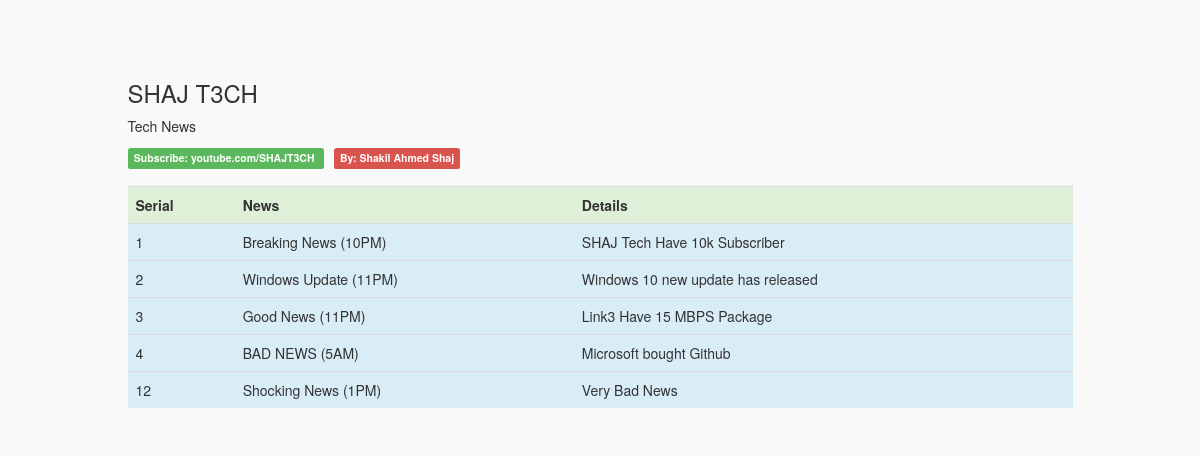
The page / on the database its author committed.
### tables this page shows
CREATE TABLE IF NOT EXISTS `mytab` (
  `id` int(11) NOT NULL AUTO_INCREMENT,
  `title` text NOT NULL,
  `news` text NOT NULL,
  `time` text NOT NULL,
  PRIMARY KEY (`id`)
);

### index.php (the view, shortened to what this page needs)
<!DOCTYPE html>
<html lang="en">
<head>
    <link href="ext/bootstrap.min.css" rel="stylesheet">
</head>
<body style="background-color: #f9f9f9">
<div class="container">
    <div class="row">
        <div class="col-md-10" style="margin-top: 60px">
            <h3>SHAJ T3CH</h3><p>Tech News</p>
            <span class="label label-success"> Subscribe: youtube.com/SHAJT3CH </span>
            <span class="label label-danger" style="margin-left: 10px; margin-right: 10px;"> By: Shakil Ahmed Shaj </span>
            <?php
    $connection = mysqli_connect("localhost","SHAJ","2512","shaj_api")
    or die("Error " . mysqli_error($connection));
    $sql = "select * from mytab";
    $result = mysqli_query($connection, $sql)
    or die("Error in Selecting " . mysqli_error($connection));
    while($row =mysqli_fetch_assoc($result))
    {
        $emparray[] = $row;
    }
?>
            <table class="table table-hover" style="margin-top: 20px;">
                <tr class="success">
                    <td><b>Serial</b></td>
                    <td><b>News</b></td>
                    <td><b>Details</b></td>
                </tr>
    <?php foreach( $emparray as $vale): ?>
        <tr class ="info">
             <td>
                <?php echo $vale['id']; ?>
            </td>
            <td>
                <?php echo $vale['title']." (".$vale['time'].")"; ?>
            </td>
            <td>
                <?php echo $vale['news']; ?>
            </td>
        </tr>
    <?php endforeach; ?>
    </table>
</div>
</div>
</body>
</html>

### rows shown on the page
mytab: id "1", title "Breaking News", time "10PM", news "SHAJ Tech Have 10k Subscriber"
mytab: id "2", title "Windows Update", time "11PM", news "Windows 10 new update has released"
mytab: id "3", title "Good News", time "11PM", news "Link3 Have 15 MBPS Package"
mytab: id "4", title "BAD NEWS", time "5AM", news "Microsoft bought Github"
mytab: id "12", title "Shocking News", time "1PM", news "Very Bad News"
